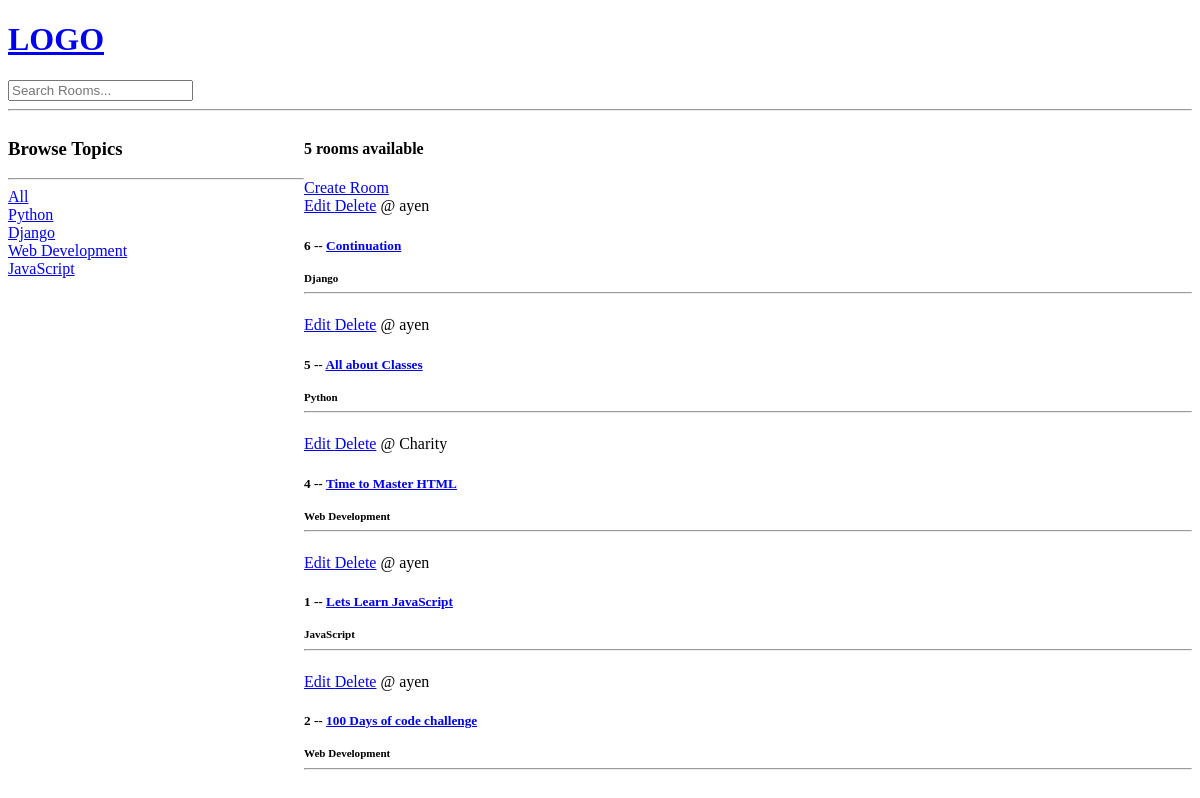
Before: / with the older database file.
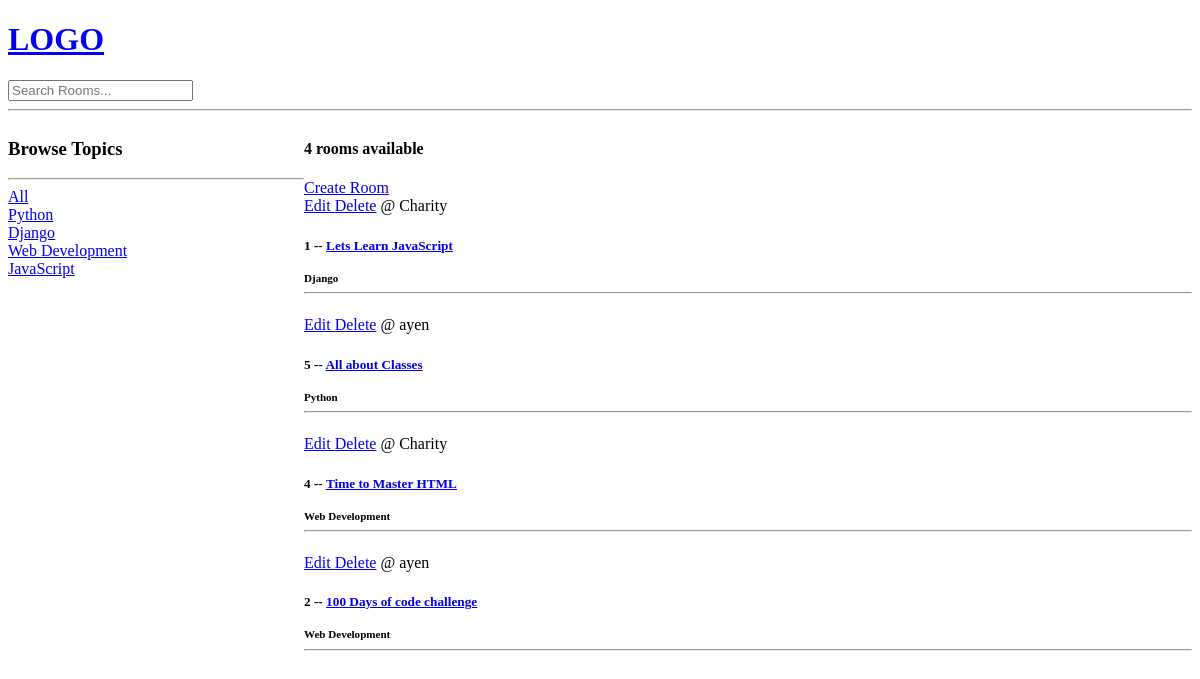
After: the same page with the newer database file.
### base/models.py (models this page shows, shortened)
class Topic(models.Model):
    name = models.CharField(max_length=200)

class Room(models.Model):
   host = models.ForeignKey(User, on_delete=models.SET_NULL, null=True)
   topic = models.ForeignKey(Topic, on_delete=SET_NULL,null=True)
   name = models.CharField(max_length=200)
   description = models.TextField(null=True, blank=True)
   updated = models.DateTimeField(auto_now=True)
   created = models.DateTimeField(auto_now_add=True)
   class Meta:
       ordering =['-updated', '-created']

### base/views.py (the view)
# urls.py: path('',views.home, name="home"),
def home(request):
    q =   request.GET.get('q') if request.GET.get('q') != None else ''
    rooms = Room.objects.filter(Q(topic__name__icontains=q) | Q(name__icontains=q) | Q(description__icontains=q) ) #queries. This querie variable is the same as the dict variable  but it will override the dictionary
    topics = Topic.objects.all()
    room_count = rooms.count()
    context = {'rooms':rooms, 'topics':topics, 'room_count':room_count }
    return render(request,'base/home.html',context)

### base/templates/base/home.html (shortened to what this page needs)
{% extends 'main.html' %} {% block content %}
<div class="home-container">
    <div>
        <h3>Browse Topics</h3>
        <hr>
        <div>
            <a href="{% url 'home' %}">All</a>
        </div>
        {% for topic in topics %}
        <div>
            <a href="{% url 'home' %}?q={{topic.name}}">{{topic.name}}</a>
        </div>
        {% endfor %}
    </div>
    <div>
        <h4>{{room_count}} rooms available </h4>
        <a href="{% url 'create-room' %}">Create Room</a>
        <div>
            {% for room in rooms %}
            <div>
                <a href="{% url 'update-room' room.id %}">Edit </a>
                <a href="{% url 'delete-room' room.id %}">   Delete</a>
                <span>@ {{room.host.username}}</span>
                <h5>{{room.id}} --
                    <a href="{% url 'room' room.id  %}">{{ room.name }}</a>
                    <br><br>
                    <small>{{room.topic.name}}</small>
                    <hr>
                </h5>
            </div>
            {% endfor %}
        </div>
    </div>
</div>
{% endblock content %}

### templates/main.html (shortened to what this page needs)
<!DOCTYPE html>
<html>
<head>
</head>
<body>
    {% include 'navbar.html' %} {% block content %} {% endblock %}
</body>
</html>

### templates/Navbar.html
<a href='/'>
    <h1> LOGO </h1>
</a>
<form method="GET" action="{% url 'home' %}">
    <input type="text" name="q" placeholder="Search Rooms...">
</form>
<hr>

### base/templates/base/home.html (style rules this page uses)
.home-container { display: grid; grid-template-columns: 1fr 3fr; }

Changed rows visible on the page:
removed Room: host.username "ayen", id "6", name "Continuation", topic.name "Django"
changed Room "Lets Learn JavaScript": host.username "ayen" → "Charity"; topic.name "JavaScript" → "Django"; moves up the list
Other visible differences:
{{ room_count }}: "5" → "4"
